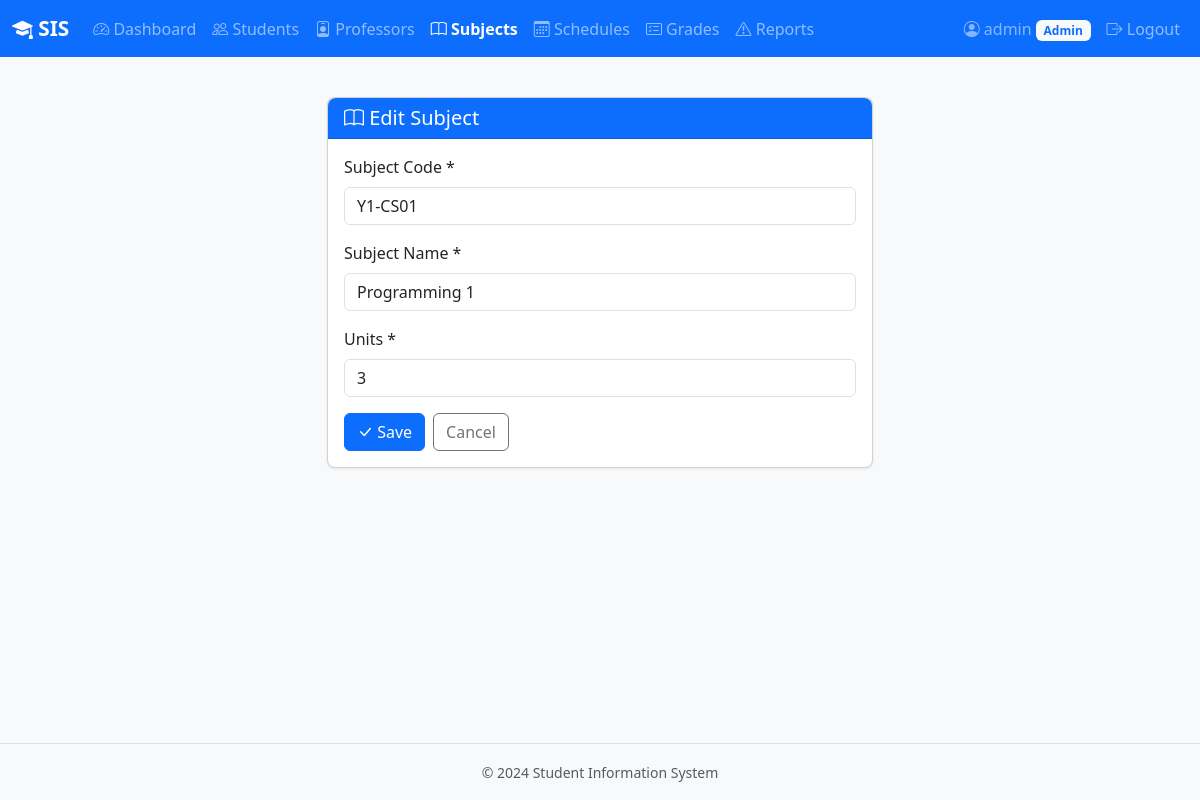
Page /admin/subjects/1/edit (signed in) on the committed database.
### backend/models.py (models this page shows, shortened)
class User(UserMixin, db.Model):
    __tablename__ = "users"
    id = db.Column(db.Integer, primary_key=True)
    username = db.Column(db.String(80), unique=True, nullable=False)
    password_hash = db.Column(db.String(256), nullable=False)
    email = db.Column(db.String(120), unique=True, nullable=False)
    role = db.Column(db.String(20), nullable=False)  # admin, professor, student
    created_at = db.Column(db.DateTime, default=datetime.utcnow)
    student = db.relationship("Student", backref="user", uselist=False, cascade="all, delete-orphan")
    professor = db.relationship("Professor", backref="user", uselist=False, cascade="all, delete-orphan")
    admin = db.relationship("Admin", backref="user", uselist=False, cascade="all, delete-orphan")

class Subject(db.Model):
    __tablename__ = "subjects"
    id = db.Column(db.Integer, primary_key=True)
    subject_code = db.Column(db.String(20), unique=True, nullable=False)
    subject_name = db.Column(db.String(120), nullable=False)
    units = db.Column(db.Integer, nullable=False, default=3)
    schedules = db.relationship("Schedule", backref="subject", lazy="dynamic")
    grades = db.relationship("Grade", backref="subject", lazy="dynamic")

### backend/routes.py (the view, shortened to what this page needs)
@admin_bp.route("/subjects/<int:subject_id>/edit", methods=["GET", "POST"])
@login_required
@role_required("admin")
def subjects_edit(subject_id):
    subject = Subject.query.get_or_404(subject_id)
    return render_template("admin/subject_form.html", subject=subject)

### backend/auth.py (called while the page is built)
@login_manager.user_loader
def load_user(user_id):
    return User.query.get(int(user_id))

def role_required(*roles):
    def decorator(f):
        @wraps(f)
        def decorated_function(*args, **kwargs):
            if not current_user.is_authenticated:
                return redirect(url_for("auth.login"))
            if current_user.role not in roles:
                flash("You do not have permission to access that page.", "danger")
                abort(403)
            return f(*args, **kwargs)
        return decorated_function
    return decorator

### frontend/templates/admin/subject_form.html (shortened to what this page needs)
{% extends "base.html" %}
{% block nav_items %}
<li class="nav-item"><a class="nav-link" href="{{ url_for('admin.dashboard') }}"><i class="bi bi-speedometer2"></i> Dashboard</a></li>
<li class="nav-item"><a class="nav-link" href="{{ url_for('admin.students_list') }}"><i class="bi bi-people"></i> Students</a></li>
<li class="nav-item"><a class="nav-link" href="{{ url_for('admin.professors_list') }}"><i class="bi bi-person-badge"></i> Professors</a></li>
<li class="nav-item"><a class="nav-link active" href="{{ url_for('admin.subjects_list') }}"><i class="bi bi-book"></i> Subjects</a></li>
<li class="nav-item"><a class="nav-link" href="{{ url_for('admin.schedules_list') }}"><i class="bi bi-calendar3"></i> Schedules</a></li>
<li class="nav-item"><a class="nav-link" href="{{ url_for('admin.grades_list') }}"><i class="bi bi-card-checklist"></i> Grades</a></li>
<li class="nav-item"><a class="nav-link" href="{{ url_for('admin.reports_list') }}"><i class="bi bi-exclamation-triangle"></i> Reports</a></li>
{% endblock %}
{% block content %}
<div class="row justify-content-center">
    <div class="col-lg-6">
        <div class="card">
            <div class="card-header bg-primary text-white">
                <h5 class="mb-0"><i class="bi bi-book"></i> {{ 'Edit' if subject else 'Add' }} Subject</h5>
            </div>
            <div class="card-body">
                <form method="POST">
                    <div class="mb-3">
                        <label class="form-label">Subject Code *</label>
                        <input type="text" class="form-control" name="subject_code" required
                               value="{{ subject.subject_code if subject else '' }}" placeholder="e.g. CS101">
                    </div>
                    <div class="mb-3">
                        <label class="form-label">Subject Name *</label>
                        <input type="text" class="form-control" name="subject_name" required
                               value="{{ subject.subject_name if subject else '' }}" placeholder="e.g. Programming 1">
                    </div>
                    <div class="mb-3">
                        <label class="form-label">Units *</label>
                        <input type="number" class="form-control" name="units" required min="1" max="6"
                               value="{{ subject.units if subject else 3 }}">
                    </div>
                    <div class="d-flex gap-2">
                        <button type="submit" class="btn btn-primary"><i class="bi bi-check-lg"></i> Save</button>
                        <a href="{{ url_for('admin.subjects_list') }}" class="btn btn-outline-secondary">Cancel</a>
                    </div>
                </form>
            </div>
        </div>
    </div>
</div>
{% endblock %}

### frontend/templates/base.html (shortened to what this page needs)
<!DOCTYPE html>
<html lang="en">
<head>
    <link href="https://cdn.jsdelivr.net/npm/bootstrap@5.3.2/dist/css/bootstrap.min.css" rel="stylesheet">
    <link href="https://cdn.jsdelivr.net/npm/bootstrap-icons@1.11.1/font/bootstrap-icons.css" rel="stylesheet">
    <link href="{{ url_for('static', filename='css/style.css') }}" rel="stylesheet">
</head>
<body>
    {% if current_user.is_authenticated %}
    <nav class="navbar navbar-expand-lg navbar-dark bg-primary">
        <div class="container-fluid">
            <a class="navbar-brand" href="{{ url_for(current_user.role + '.dashboard') }}">
                <i class="bi bi-mortarboard-fill"></i> SIS
            </a>
            <div class="collapse navbar-collapse" id="navbarNav">
                <ul class="navbar-nav me-auto">
                    {% block nav_items %}{% endblock %}
                </ul>
                <ul class="navbar-nav">
                    <li class="nav-item">
                        <span class="nav-link text-white-50">
                            <i class="bi bi-person-circle"></i> {{ current_user.username }}
                            <span class="badge bg-light text-primary">{{ current_user.role|title }}</span>
                        </span>
                    </li>
                    <li class="nav-item">
                        <a class="nav-link" href="{{ url_for('auth.logout') }}">
                            <i class="bi bi-box-arrow-right"></i> Logout
                        </a>
                    </li>
                </ul>
            </div>
        </div>
    </nav>
    {% endif %}
    <main class="container py-4">
        {% block content %}{% endblock %}
    </main>
    <footer class="text-center text-muted py-3 mt-auto">
        <small>&copy; 2024 Student Information System</small>
    </footer>
</body>
</html>

### frontend/static/css/style.css (style rules this page uses)
:root { --sis-primary: #0d6efd; --sis-primary-dark: #0a58ca; --sis-light: #f8f9fa; }
body { background-color: var(--sis-light); min-height: 100vh; display: flex; flex-direction: column; }
main { flex: 1; }
.navbar-brand { font-weight: 700; font-size: 1.3rem; }
.nav-link.active { font-weight: 600; }
.card { border-radius: 8px; box-shadow: 0 1px 3px rgba(0, 0, 0, 0.08); }
.card-header { border-radius: 8px 8px 0 0 !important; }
.btn-primary { background-color: var(--sis-primary); border-color: var(--sis-primary); }
footer { border-top: 1px solid #dee2e6; }

### rows in the picture
User: username "admin", role "Admin"
Subject: subject_code "Y1-CS01", subject_name "Programming 1", units "3"

### other values in the picture
{{ 'Edit' if subject else 'Add' }} "Edit"
